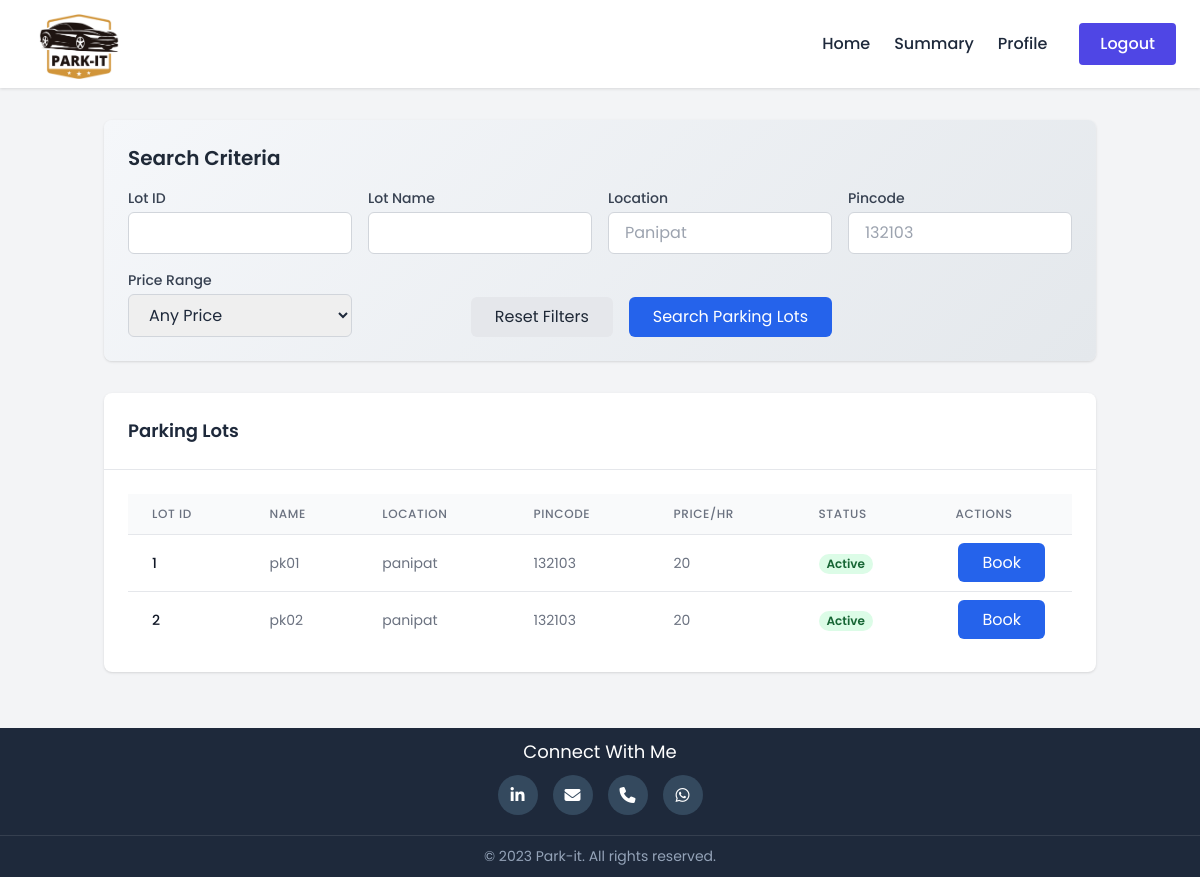
The page /admin@01.com/find (signed in) on the database as committed earlier.
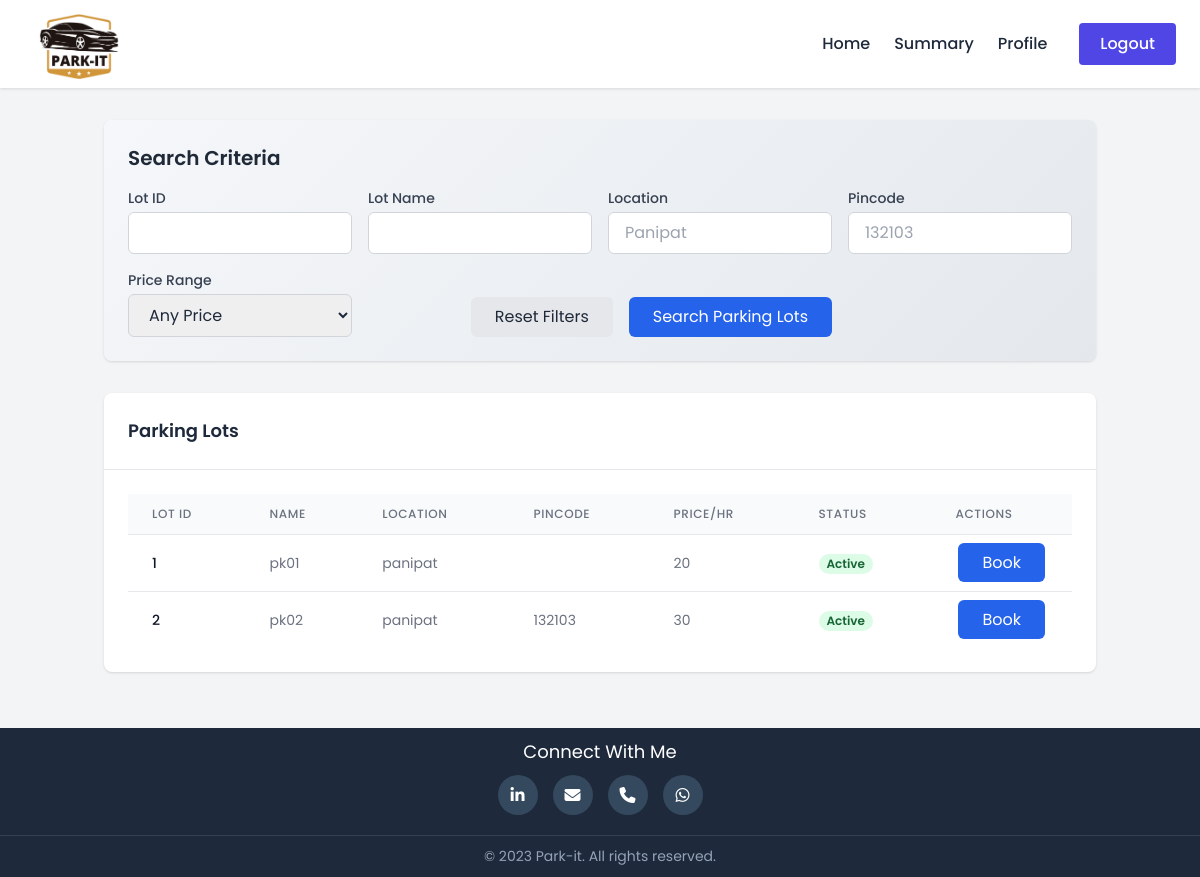
The same page on the database as committed later.
### model_db.py (models this page shows)
class ParkingLot(db.Model):
    __tablename__ = 'parking_lot'
    id = db.Column(db.Integer, primary_key=True, nullable=False)
    name = db.Column(db.String(100), nullable=False)
    admin_id = db.Column(db.Integer, db.ForeignKey('users.id'), nullable=False)
    total_spots = db.Column(db.Integer, nullable=False)
    address = db.Column(db.String(200))
    pincode = db.Column(db.Integer)
    status = db.Column(db.String(10))  # 'active', 'inactive', etc.
    price_per_hrs = db.Column(db.Integer)
    spots = db.relationship('ParkingSpot', backref='lot', lazy=True)

### routes.py (the view)
    @app.route('/<username>/find' )
    @auth_required
    def find(username):
        lot_id = request.args.get('lotId')
        name = request.args.get('name')
        location = request.args.get('location')
        status = request.args.get('status')
        pincode = request.args.get('pincode')
        price_range = request.args.get('priceRange')
        query = ParkingLot.query.filter_by(status='active')
        if lot_id:
            query = query.filter(ParkingLot.id.like(f"%{lot_id}%"))
        if name:
            query = query.filter(ParkingLot.name.ilike(f"%{name}%"))
        if location:
            query = query.filter(ParkingLot.address.ilike(f"%{location}%"))
        if status and status != "Any Status":
            query = query.filter_by(status=status)
        if pincode:
            query = query.filter(ParkingLot.pincode.like(f"%{pincode}%"))
        if price_range and price_range != "Any Price":
            try:
                low, high = map(int, price_range.split('-'))
                query = query.filter(ParkingLot.price_per_hrs.between(low, high))
            except ValueError:
                pass
        parking_lots = query.all()
        return render_template('user/find.html',username=username,parking_lots=parking_lots)

### templates/user/find.html (shortened to what the changed rows need)
{% extends "user/base0.html" %}
{% block head %}
<script src="https://cdn.tailwindcss.com"></script>
{% endblock %}
{% block content %}
<div class="bg-gray-100">
    <div class="container mx-auto px-4 py-8">
        <section class="search-filters p-6 rounded-lg shadow mb-8">
            <h2 class="text-xl font-semibold text-gray-800 mb-4">Search Criteria</h2>
        </section>
        <div class="bg-white rounded-lg shadow mb-6">
            <div class="p-6 border-b flex justify-between items-center ">
                <h2 class="text-lg font-semibold">Parking Lots</h2>
            </div>
            <div class="p-6">
                <div class="overflow-x-auto">
                    <table class="min-w-full divide-y divide-gray-200">
                        <thead class="bg-gray-50">
                            <tr>
                                <th class="px-6 py-3 text-left text-xs font-medium text-gray-500 uppercase tracking-wider">Lot ID</th>
                                <th class="px-6 py-3 text-left text-xs font-medium text-gray-500 uppercase tracking-wider">Name</th>
                                <th class="px-6 py-3 text-left text-xs font-medium text-gray-500 uppercase tracking-wider">Location</th>
                                <th class="px-6 py-3 text-left text-xs font-medium text-gray-500 uppercase tracking-wider">Pincode</th>
                                <th class="px-6 py-3 text-left text-xs font-medium text-gray-500 uppercase tracking-wider">Price/hr</th>
                                <th class="px-6 py-3 text-left text-xs font-medium text-gray-500 uppercase tracking-wider">Status</th>
                                <th class="px-6 py-3 text-left text-xs font-medium text-gray-500 uppercase tracking-wider">Actions</th>
                            </tr>
                        </thead>
                        <tbody class="bg-white divide-y divide-gray-200">
                            {% for lot in parking_lots %}
                                <tr>
                                    <td class="px-6 py-4 whitespace-nowrap text-sm font-medium text-gray-900">{{ lot.id }}</td>
                                    <td class="px-6 py-4 whitespace-nowrap text-sm text-gray-500">{{ lot.name }}</td>
                                    <td class="px-6 py-4 whitespace-nowrap text-sm text-gray-500">{{ lot.address }}</td>
                                    <td class="px-6 py-4 whitespace-nowrap text-sm text-gray-500">{{ lot.pincode }}</td>
                                    <td class="px-6 py-4 whitespace-nowrap text-sm text-gray-500">{{ lot.price_per_hrs }}</td>
                                    <td class="px-6 py-4 whitespace-nowrap">
                                        <span class="px-2 inline-flex text-xs leading-5 font-semibold rounded-full {{ 'bg-green-100 text-green-800' if lot.status == 'active' else 'bg-red-100 text-yellow-800' }}">
                                            {{ lot.status.capitalize() }}
                                        </span>
                                    </td>
                                    <td class="text-center">
                                        <a href="{{url_for('book_now',username=username)}}" style="margin:auto 10 ;"
                                        class="px-6 py-2 bg-blue-600 text-white rounded-md hover:bg-blue-700 transition duration-300 focus:outline-none focus:ring-2 focus:ring-blue-500">
                                        Book
                                        </a>
                                    </td>
                                </tr>
                            {% endfor %}
                        </tbody>
                    </table>
                </div>
            </div>
        </div>
    </div>
</div>
{% endblock %}

Rows that differ between the two databases and show on the page:
changed ParkingLot "pk01": pincode "132103" → (not shown)
changed ParkingLot "pk02": price_per_hrs "20" → "30"
